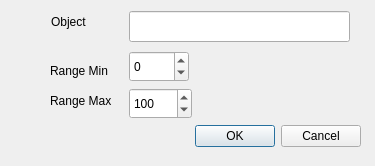
<?xml version="1.0" encoding="UTF-8"?>
<ui version="4.0">
 <class>RandomNumberGeneratorConfiguration</class>
 <widget class="QDialog" name="RandomNumberGeneratorConfiguration">
  <property name="geometry">
   <rect>
    <x>0</x>
    <y>0</y>
    <width>375</width>
    <height>166</height>
   </rect>
  </property>
  <property name="windowTitle">
   <string>Random Number Generator Configuration</string>
  </property>
  <property name="modal">
   <bool>true</bool>
  </property>
  <widget class="QDialogButtonBox" name="buttonBox">
   <property name="geometry">
    <rect>
     <x>170</x>
     <y>120</y>
     <width>191</width>
     <height>32</height>
    </rect>
   </property>
   <property name="orientation">
    <enum>Qt::Horizontal</enum>
   </property>
   <property name="standardButtons">
    <set>QDialogButtonBox::Cancel|QDialogButtonBox::Ok</set>
   </property>
  </widget>
  <widget class="QLabel" name="label_4">
   <property name="geometry">
    <rect>
     <x>51</x>
     <y>11</y>
     <width>48</width>
     <height>21</height>
    </rect>
   </property>
   <property name="text">
    <string>Object </string>
   </property>
  </widget>
  <widget class="QLineEdit" name="Name">
   <property name="geometry">
    <rect>
     <x>129</x>
     <y>11</y>
     <width>221</width>
     <height>31</height>
    </rect>
   </property>
   <property name="readOnly">
    <bool>true</bool>
   </property>
  </widget>
  <widget class="QLabel" name="label_3">
   <property name="geometry">
    <rect>
     <x>50</x>
     <y>90</y>
     <width>72</width>
     <height>21</height>
    </rect>
   </property>
   <property name="text">
    <string>Range Max</string>
   </property>
  </widget>
  <widget class="QSpinBox" name="RangeMax">
   <property name="geometry">
    <rect>
     <x>129</x>
     <y>88</y>
     <width>63</width>
     <height>31</height>
    </rect>
   </property>
   <property name="maximum">
    <number>1000</number>
   </property>
   <property name="value">
    <number>100</number>
   </property>
  </widget>
  <widget class="QLabel" name="label_2">
   <property name="geometry">
    <rect>
     <x>50</x>
     <y>60</y>
     <width>68</width>
     <height>21</height>
    </rect>
   </property>
   <property name="text">
    <string>Range Min</string>
   </property>
  </widget>
  <widget class="QSpinBox" name="RangeMin">
   <property name="geometry">
    <rect>
     <x>129</x>
     <y>51</y>
     <width>60</width>
     <height>31</height>
    </rect>
   </property>
   <property name="minimum">
    <number>-100</number>
   </property>
   <property name="maximum">
    <number>100</number>
   </property>
  </widget>
 </widget>
 <resources/>
 <connections>
  <connection>
   <sender>buttonBox</sender>
   <signal>accepted()</signal>
   <receiver>RandomNumberGeneratorConfiguration</receiver>
   <slot>accept()</slot>
   <hints>
    <hint type="sourcelabel">
     <x>248</x>
     <y>254</y>
    </hint>
    <hint type="destinationlabel">
     <x>157</x>
     <y>274</y>
    </hint>
   </hints>
  </connection>
  <connection>
   <sender>buttonBox</sender>
   <signal>rejected()</signal>
   <receiver>RandomNumberGeneratorConfiguration</receiver>
   <slot>reject()</slot>
   <hints>
    <hint type="sourcelabel">
     <x>316</x>
     <y>260</y>
    </hint>
    <hint type="destinationlabel">
     <x>286</x>
     <y>274</y>
    </hint>
   </hints>
  </connection>
 </connections>
</ui>
